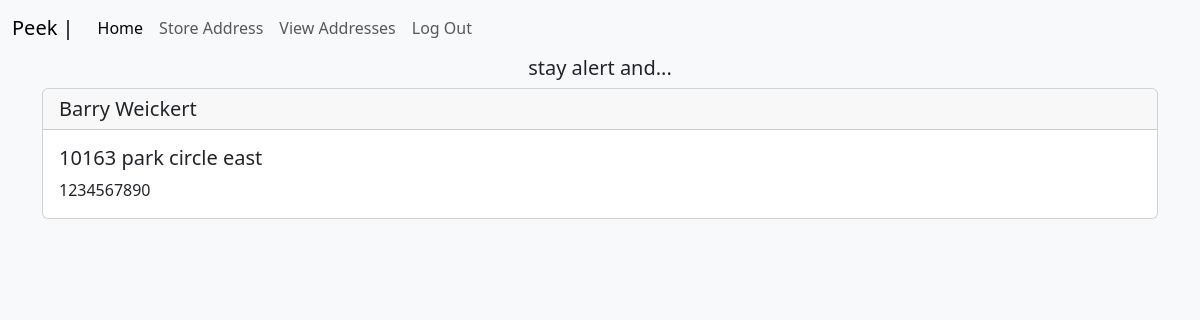
Page /addresses/2 (signed in) on the committed database.
### app/models.py (models this page shows, shortened)
class Address(db.Model):
    id = db.Column(db.Integer, primary_key = True)
    firstname = db.Column(db.String(50), nullable = False)
    lastname = db.Column(db.String(50), nullable = False)
    phone_number = db.Column(db.String(20))
    address = db.Column(db.String(50))
    date_created = db.Column(db.DateTime, nullable=False, default=datetime.utcnow)
    user_id = db.Column(db.Integer, db.ForeignKey('user.id'))

### app/routes.py (the view)
@app.route('/addresses/<int:address_id>')
def get_address(address_id):
    address = Address.query.get(address_id)
    if not address:
        flash(f"A post with id {address_id} does not exist", 'danger')
        return redirect(url_for('address'))
    return render_template('addy.html', address = address)

### app/models.py (called while the page is built)
@login.user_loader
def load_user(user_id):
    return User.query.get(user_id)

### app/templates/addy.html (shortened to what this page needs)
{% extends 'base.html' %}
{% block content %}
  <div class="card">
    <h5 class="card-header">{{ address.firstname}} {{address.lastname}}</h5>
    <div class="card-body">
      <h5 class="card-title">{{ address.address}}</h5>
      <p class="card-text">{{address.phone_number}}</p>
    </div>
  </div>
{% endblock %}

### rows in the picture
Address: firstname "Barry", lastname "Weickert", address "10163 park circle east", phone_number "1234567890"
